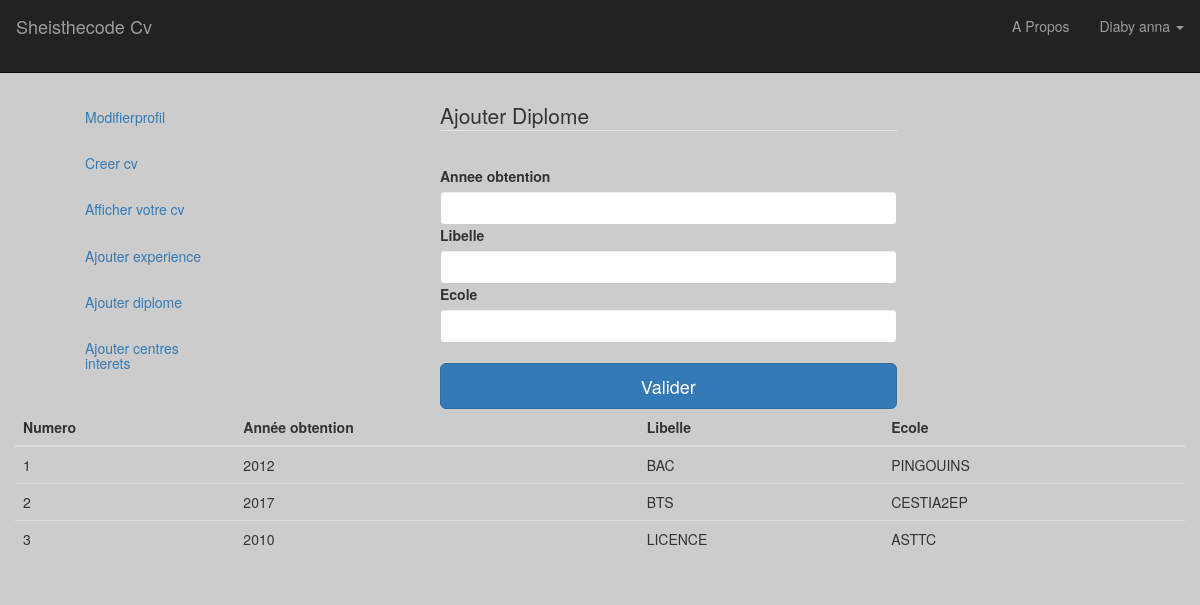
Page /diplomes.php (signed in) on the committed database.
### tables this page shows
CREATE TABLE IF NOT EXISTS `diplomes` (
  `id_dip` int(11) NOT NULL AUTO_INCREMENT,
  `anneeobtention` year(4) NOT NULL,
  `libelle` varchar(50) NOT NULL,
  `ecole` varchar(50) NOT NULL,
  `id_codeuse` int(11) NOT NULL,
  PRIMARY KEY (`id_dip`)
);

### connexion.php (called while the page is built, shortened)
<?php
$host="localhost";
$user="root";
$mdp="";
$db="db_cvs";
$link=mysqli_connect($host,$user,$mdp,$db);
function diplomeById($id){
    global $link;
    $sql = "SELECT * FROM diplomes
                WHERE id_codeuse=$id";
     $dip=[];
    $result=mysqli_query($link,$sql);
    while ($data = mysqli_fetch_array($result)){
    	$dip[]=$data;
    }
    return $dip;
}
?>

### diplomes.php (the view, shortened to what this page needs)
 <?php include('connexion.php');
$dip=diplomeById($_SESSION['id']);
include('menu.php');
?>
<div class="container">
	<div class="col-lg-2">
		<ol>
			<h5><a href="modifierpp.php">Modifierprofil</a><br><br><br>
			<a href="creationcv.php">Creer cv</a><br><br><br>
			<a href="cv.php">Afficher votre cv</a><br><br><br>
			<a href="experiences.php">Ajouter experience</a><br><br><br>
			<a href="diplomes.php">Ajouter diplome</a><br><br><br>
			<a href="centresinteret.php">Ajouter centres interets</a></h5>
		</ol>
	</div>
	<div class="col-lg-2 col-offset-2"></div>
	<div class="col-lg-8">
		<div class="col-lg-8">
			<form method="POST">
				<fieldset><legend>Ajouter Diplome</legend></fieldset>
	     <label>Annee obtention</label>
	     <input type="text" name="anneeobtention" class="form-control">
	     <label>Libelle</label>
	     <input type="text" name="libelle" class="form-control">
	     <label>Ecole</label>
	     <input type="text" name="ecole" class="form-control"><br>
         <button name="btnValider" type="submit" class="btn btn-primary btn-lg btn-block">Valider</button>
		</form>
	</div>
</div>
<div class="row">
				<table class="table" >
					<thead>
						<tr>
							<th>Numero</th>
							<th>Année obtention</th>
							<th>Libelle</th>
							<th>Ecole</th>
						</tr>
					</thead>
					<tbody>
						<?php
							$n=1;
							foreach($dip as $data)
								{ ?>
							<tr>
								<td> <?= $n; ?> </td>
								<td><?= $data['anneeobtention']; ?></td>
								<td><?= strtoupper($data['libelle']); ?></td>
								<td><?= strtoupper($data['ecole']); ?></td>
							</tr>
							<?php $n++;
						} ?>
					</tbody>
				</table>
			</div>
</div>
<?php require_once('footer.php');?>

### rows in the picture
diplomes: anneeobtention "2012", libelle "BAC", ecole "PINGOUINS"
diplomes: anneeobtention "2017", libelle "BTS", ecole "CESTIA2EP"
diplomes: anneeobtention "2010", libelle "LICENCE", ecole "ASTTC"

### other values in the picture
$_SESSION['username'] "Diaby anna"
